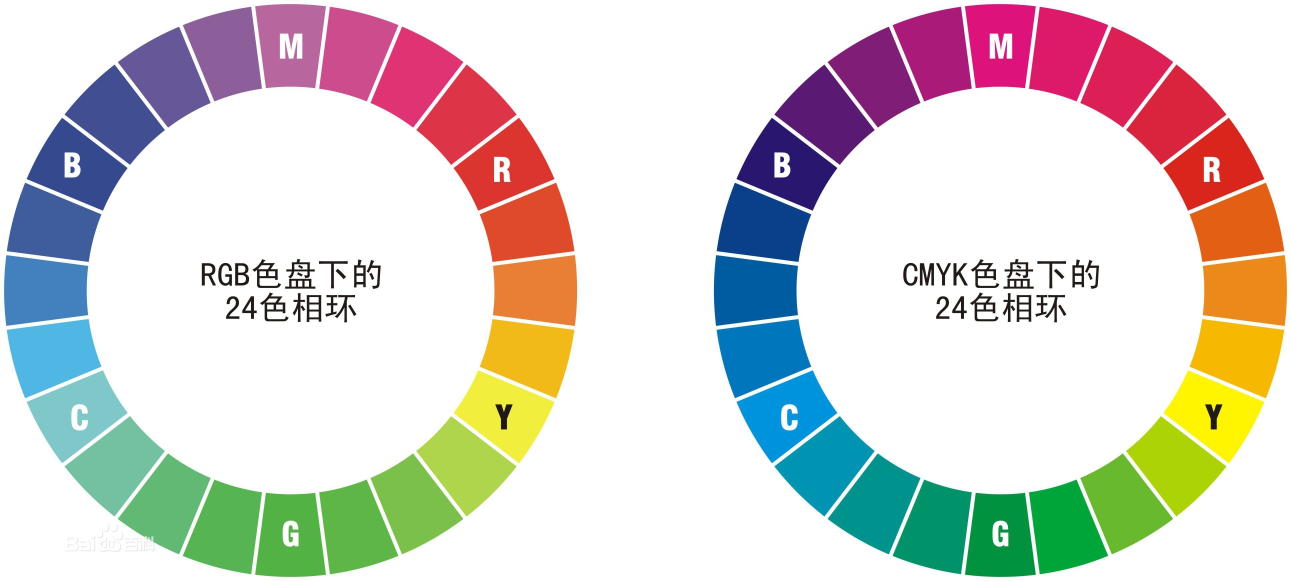
#> input picture picture.jpg, 3873 x 1743 px (shown at 1/3 size)
$ python '掩膜处理.py'
#> lines starting #> are read from the running program, lines starting #| are printed output that depends on the picture
import cv2
import numpy as np
import matplotlib.pyplot as plt

img = cv2.resize(cv2.imread('./picture.jpg'), (640, 480))
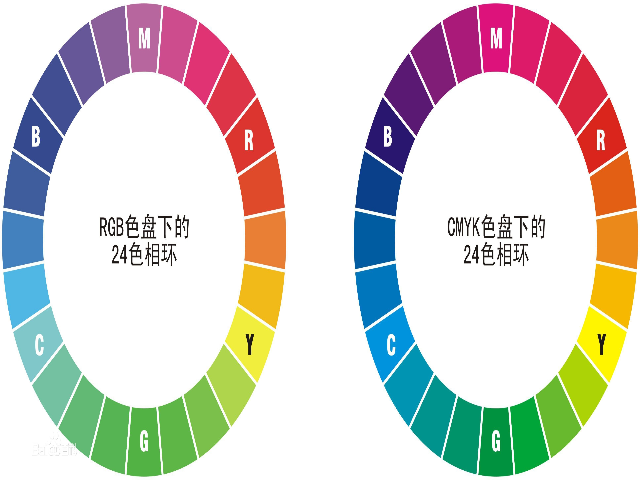
#> img: shape (480, 640, 3); mean B, G, R 205.3, 210.4, 213.8
mask = np.zeros(img.shape, np.uint8)
mask[200:400, 200:400] = 255
mi = cv2.bitwise_and(img, mask)
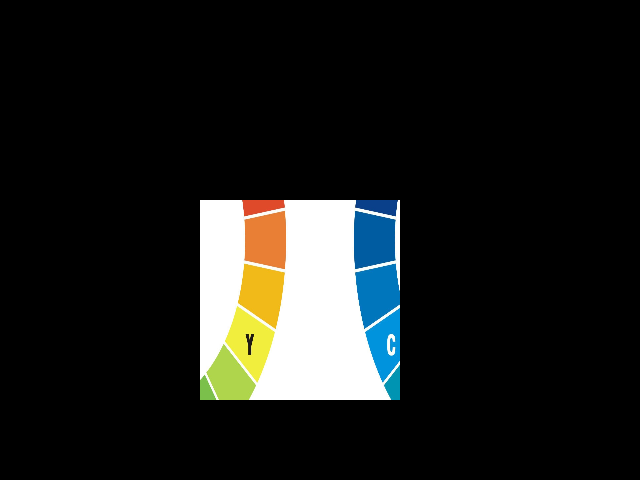
#> mi: shape (480, 640, 3); mean B, G, R 26, 28.2, 26.9
cv2.imshow('Demo', mi)

cv2.waitKey(0)
cv2.destroyAllWindows()
